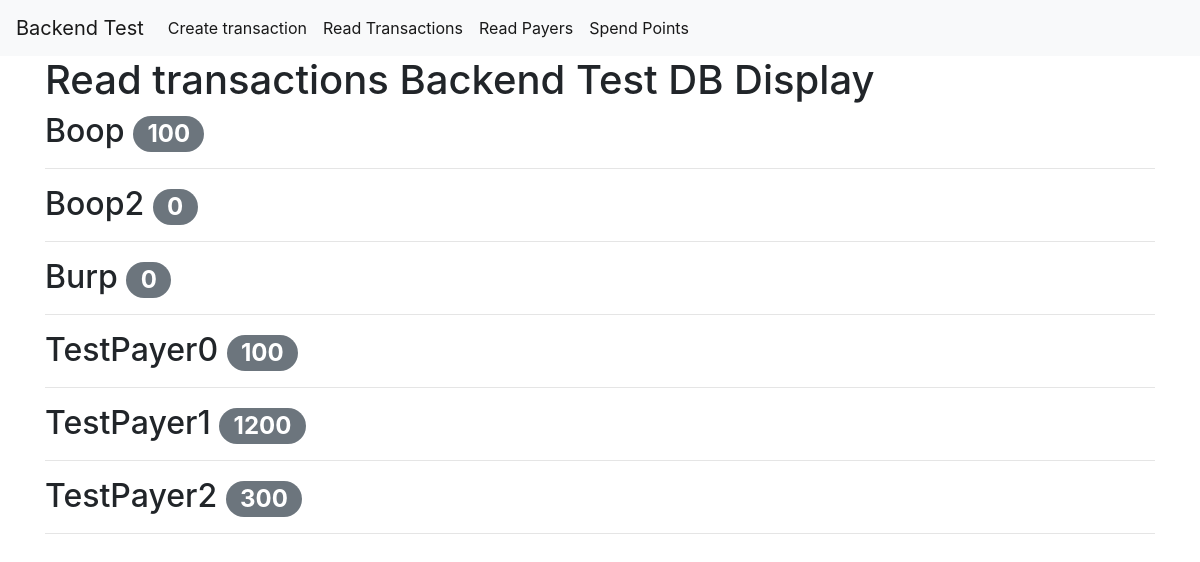
The app's page /read_payers with its own data.
### tables this page shows
CREATE TABLE transactions (
    id INTEGER PRIMARY KEY AUTOINCREMENT,
    payer TEXT NOT NULL,
    points INTEGER NOT NULL,
    timestamp_ TIMESTAMP NOT NULL DEFAULT CURRENT_TIMESTAMP
);

### app.py (the view)
@app.route('/read_payers', methods = ['GET'])
def read_payers():
    payer_table = CRUD.read_payers()
    return render_template('read_payers.html', payer_table=payer_table)

### CRUD.py (called while the page is built)
def get_db_connection():
    conn = sqlite3.connect('database.db')
    conn.row_factory = sqlite3.Row
    return conn

def read_payers():
    conn = get_db_connection()
    table = conn.execute("SELECT payer, SUM(points) AS total_points FROM transactions GROUP BY payer").fetchall()
    conn.close()
    return table

### Templates/read_payers.html
{% extends 'base.html' %}
{% block content %}
    <h1>{% block title %} Read transactions Backend Test DB Display {% endblock %}</h1>
    <div>
        {% for p in payer_table %}
            <h2>{{ p['payer'] }}
            <span class="badge badge-pill badge-secondary">{{ p['total_points'] }}</span>
            </h2>
        <hr>
    {% endfor %}
    </div>
{% endblock %}

### records on screen
transactions: payer "TestPayer0", total_points "100"
transactions: payer "TestPayer1", total_points "1200"
transactions: payer "TestPayer2", total_points "300"

### other values on screen
{{ p['payer'] }} "Boop" "Boop2" "Burp"
{{ p['total_points'] }} "100" "0" "0"
